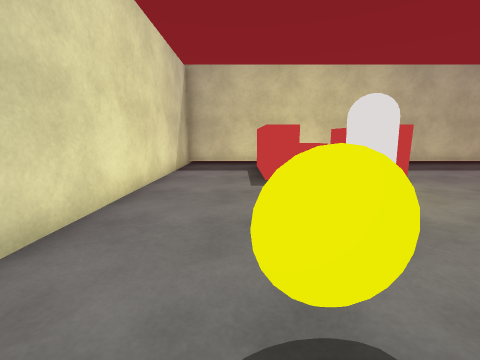
[1] (above)

24 first-person views from a walk through a Unity game level. The camera is 1.2 m above the floor, tilts 10° down and sees 90° across. The floor is counted in squares, 1 m on a side. Each view is taken from the middle of a square. On the plan, view 1 faces up. The plan holds only what a view shows up to about 12 squares ahead; the rest is blank. The player is left out. Surface patterns are stand-ins for the level's own textures.

[2]
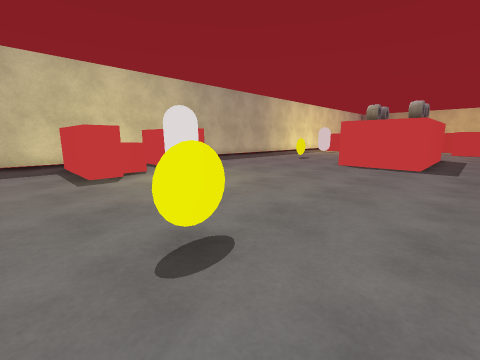

[3]
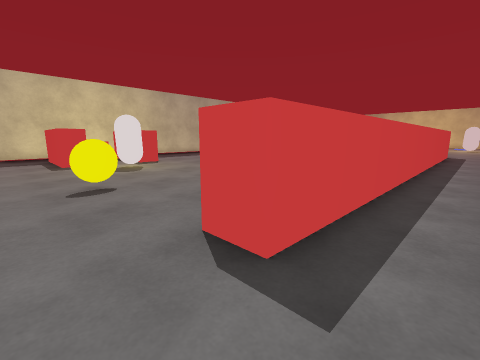

[4]
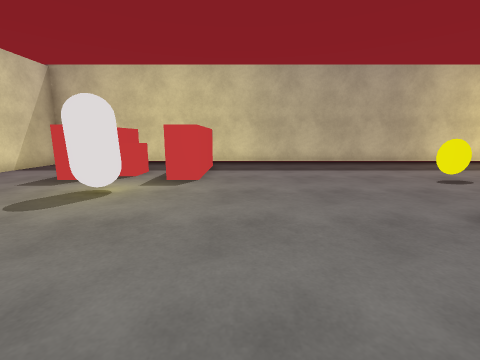

[5]
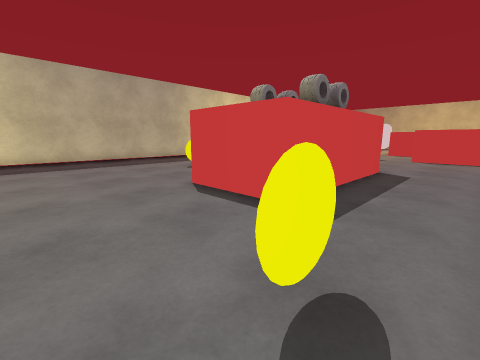

[6]
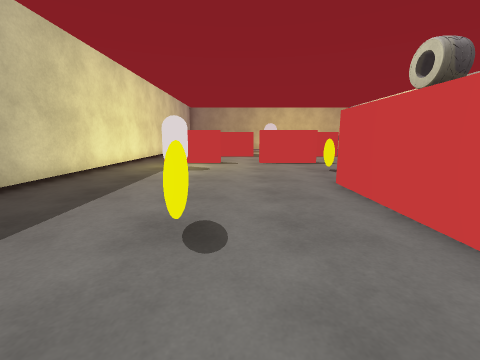

[7]
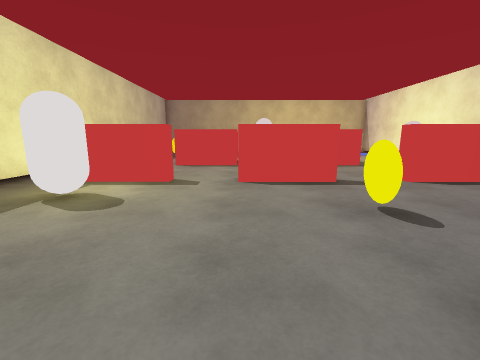

[8]
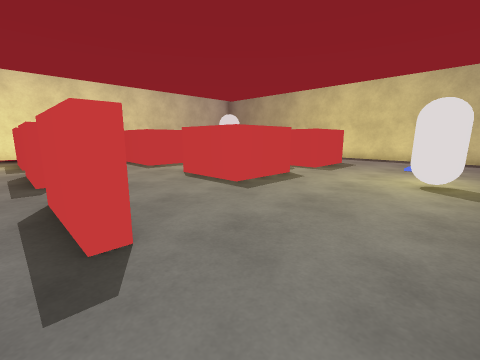

[9]
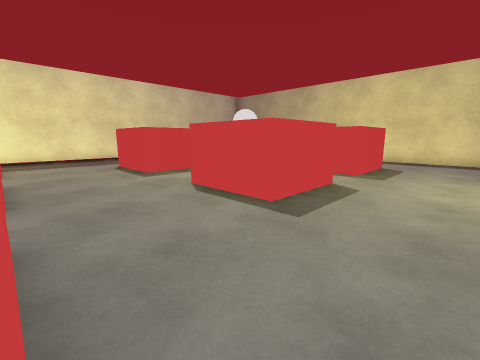

[10]
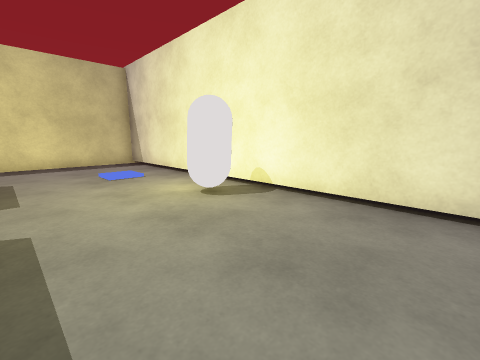

[11]
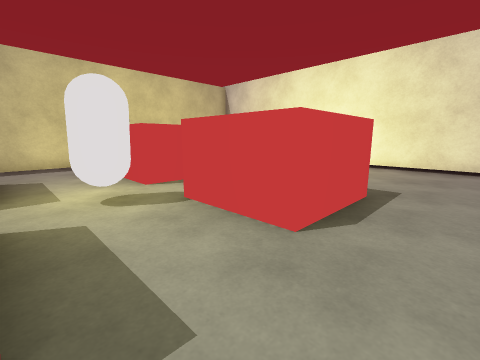

[12]
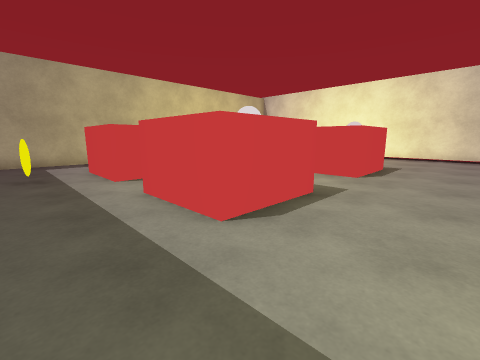

[13]
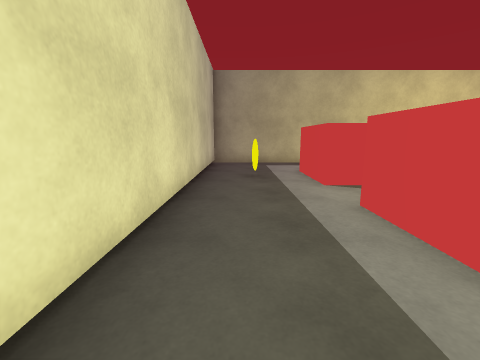

[14]
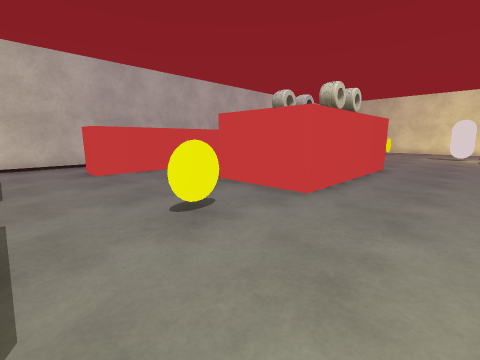

[15]
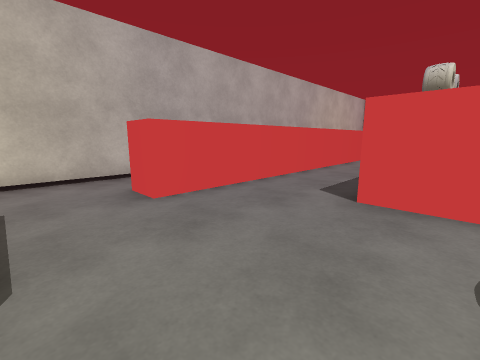

[16]
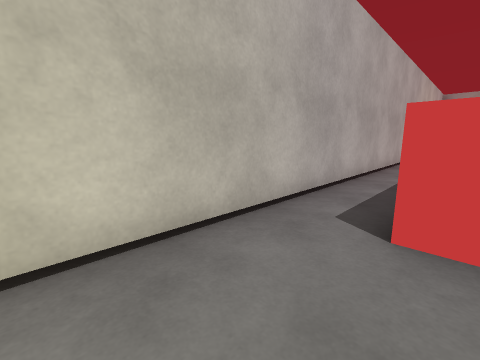

[17]
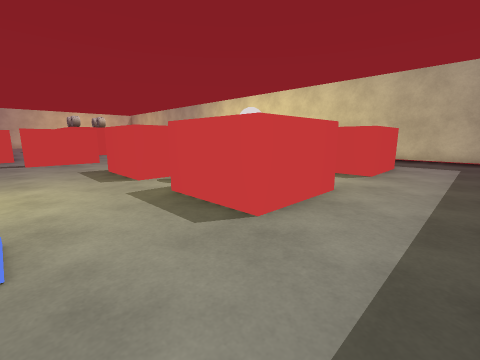

[18]
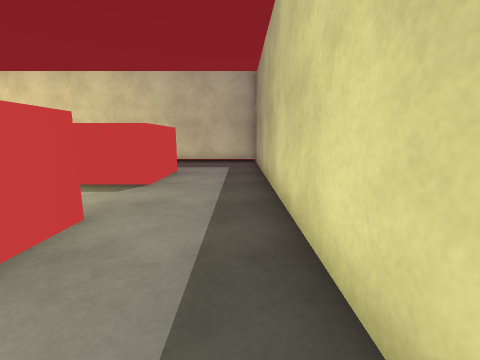

[19]
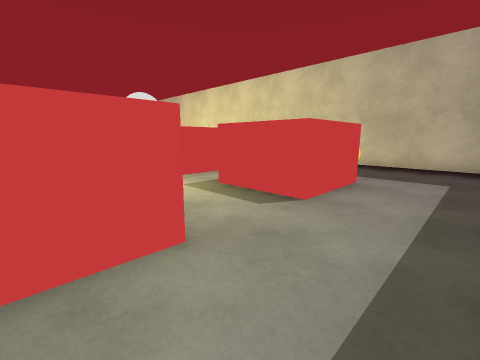

[20]
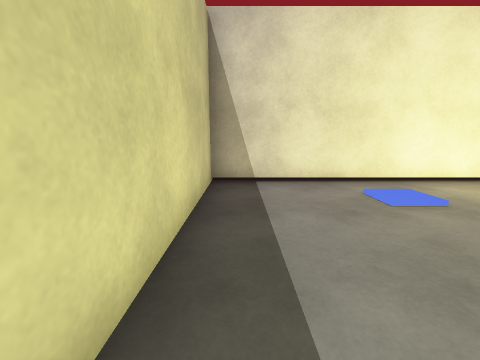

[21]
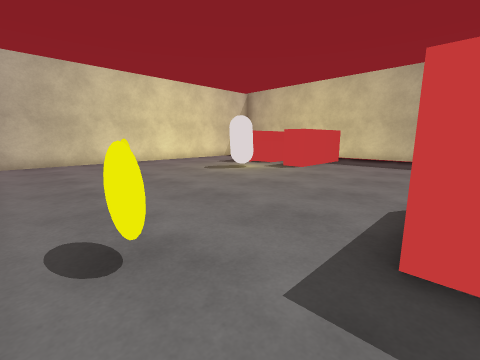

[22]
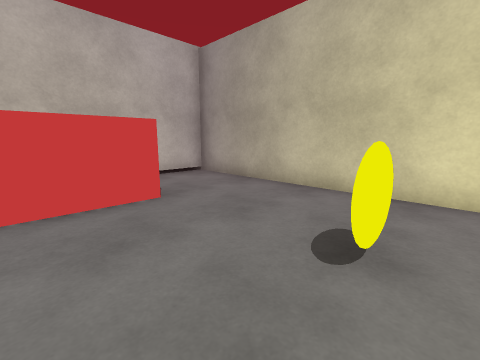

[23]
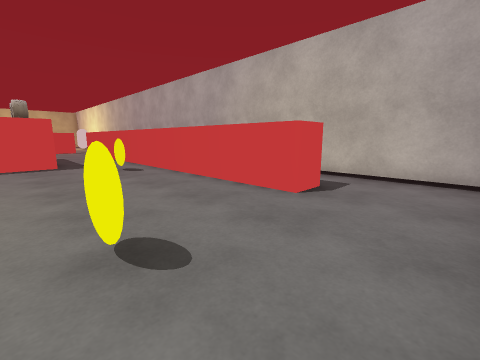

[24]
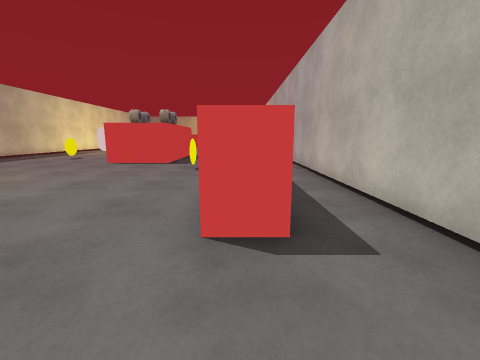

### Floor plan
Ten units are one square. View 1 is at (0, 0); x grows to the right and y downward. Boxes are objects, and circles mark ways between rooms. Rooms are numbered by the first view taken in them; rooms with no view inside come last. Other rooms are left out.
<svg viewBox="-29 -118 382 178">
<path fill="none" stroke="#000" d="M153 -34 153 -5 96 -5 96 -34 153 -34M205 -22 205 -51M205 -4 210 -4 210 23 205 23 205 -4M149 36 8 36 8 25 179 25 179 36M210 -68 205 -68 205 -96M264 -51 246 -51 246 -78 272 -78M272 -8 272 3 246 3 246 -24 272 -24M272 -68 272 -51M290 -12 290 -24 301 -24M290 -68 290 -78 317 -78 317 -51 290 -51M48 -105 48 -68 39 -68M18 -68 8 -68 8 -105M317 -25 317 3 290 3 290 -10M16 -113 -24 -113 -24 55 348 55 348 -113 46 -113M39 -82 39 -105M17 -105 17 -86M46 -113 16 -113"/>
<rect x="15" y="-65" width="20" height="20" fill="#bbb"><title>white capsule</title></rect>
<rect x="175" y="-95" width="20" height="20" fill="#bbb"><title>white capsule</title></rect>
<rect x="265" y="35" width="20" height="20" fill="#bbb"><title>white capsule</title></rect>
<rect x="275" y="-45" width="10" height="20" fill="#bbb"><title>white capsule</title></rect>
<rect x="15" y="-85" width="20" height="10" fill="#bbb"><title>red cube</title></rect>
<circle cx="30" cy="-70" r="3" fill="#2a7"/>
<text x="160" y="-20">1</text>
<text x="30" y="-80">2</text>
</svg>
Room 1 opens to room 2.

Where each view was taken, in squares from view 1:
view 1: 0 up, 0 right, facing up
view 2: 1 down, 1 left, facing up-right
view 3: 5 down, 1 left, facing up-right
view 4: 0 up, 6 right, facing up
view 5: 2 down, 6 right, facing up-right
view 6: 6 up, 9 right, facing right
view 7: 5 up, 14 right, facing right
view 8: 5 down, 20 right, facing up-right
view 9: 3 down, 21 right, facing up-right
view 10: 1 down, 23 right, facing down-right
view 11: 5 up, 23 right, facing down-right
view 12: 10 up, 22 right, facing down-right
view 13: 10 up, 23 right, facing right
view 14: 6 up, 20 right, facing down-left
view 15: 2 up, 20 right, facing down-left
view 16: 3 down, 21 right, facing down-left
view 17: 3 down, 34 right, facing up-left
view 18: 1 down, 34 right, facing up
view 19: 1 up, 34 right, facing up-left
view 20: 1 up, 34 right, facing down
view 21: 2 down, 10 right, facing up-left
view 22: 2 up, 3 right, facing down-left
view 23: 2 up, 2 left, facing down-right
view 24: 3 down, 2 left, facing right
